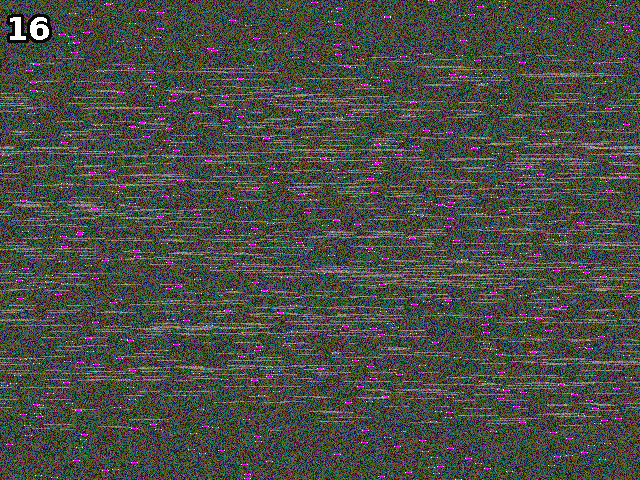
#> input picture mozart.gif, 640 x 480 px
$ python mozart.py
#> lines starting #> are read from the running program, lines starting #| are printed output that depends on the picture
from PIL import Image

img=Image.open("mozart.gif")
#> img is the input picture: PIL image 640x480 P; mean R, G, B 74.6, 76.9, 70.2
size=w,h=640,480
new=Image.new('RGB',(10000,480))
#> new: PIL image 10000x480 RGB; every value is 0

j=[]
for k in range(0,480):
    for i in range(0,w):

        if i <=635:
            if img.getpixel((i,k))==img.getpixel((i+1,k))==img.getpixel((i+2,k))==img.getpixel((i+3,k))==img.getpixel((i+4,k))==195:
                j.append((i-1))
                #x = img.getpixel((i, 0))
                #print(x)
#print(j)

for k in range(0,h):
    for i in range(0,w):
        x = img.getpixel((i, k))
        if i >= j[k]:
            new.putpixel((i - j[k], k), x)
        else:
            if i<=640:
                new.putpixel((j[k] + i, k), x)
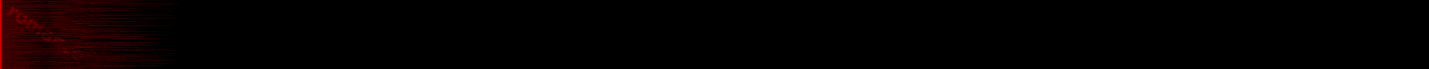
#> new: PIL image 10000x480 RGB (shown at 1/7 size); mean R, G, B 4.1, 0, 0
new.save("moazrt2.gif")
new.show()
